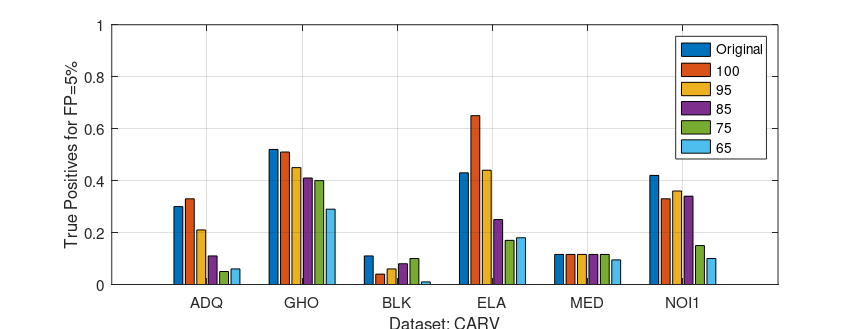
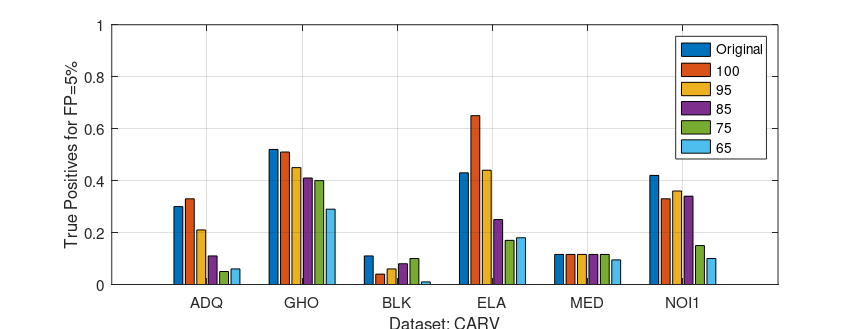
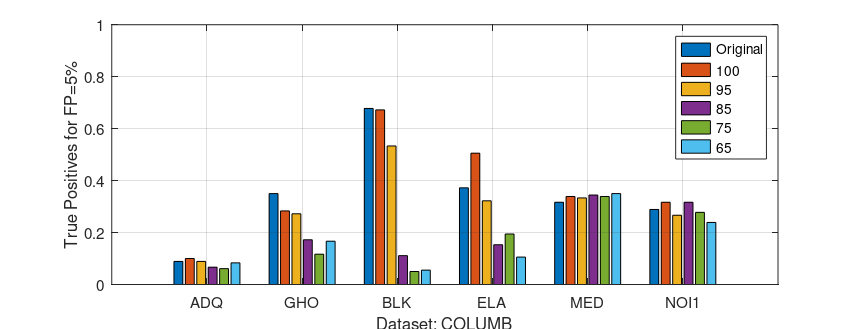
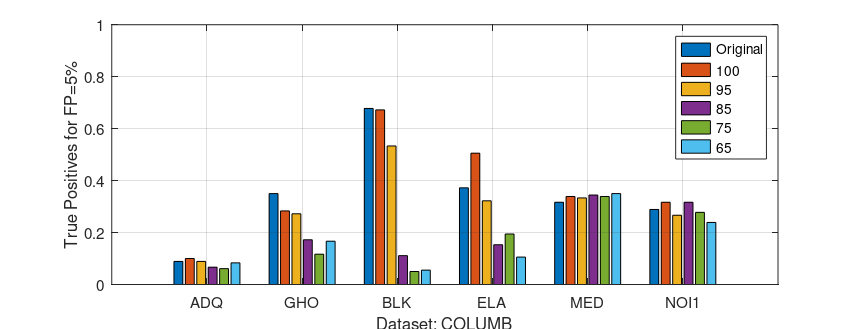

These charts were generated, in order, by the following MATLAB code:
clear all;
close all;

DatasetNames={'CARV';'COLUMB';'CHAL';'FON_REAL'}

AlgorithmNames={'ADQ','ADQ2','CFA1','NADQ','ELA','NOI1', 'GHO', 'DCT', 'NOI2', 'BLK', 'CFA2', 'CFA3', 'MED'};

ColumnNames={'Original','100','95','85','75','65'};

DispAlgs=[1 7 10 5 13 6 ];
load('FP05.mat');



for Dataset=1:4;
    figure(1);
    bar(Output.Value{Dataset,3}(DispAlgs,:));
    axis([0 7 0 1]);
    legend(ColumnNames,'Location','best')
    
    
    xlabel(['Dataset: ' strrep(DatasetNames{Dataset},'_','\_')]);
    ylabel('True Positives for FP=5%');
    %title(['Dataset: ' strrep(DatasetNames{Dataset},'_','\_') ' | Algorithms: JPEG']);
    grid on;
    set(findall(gcf,'-property','FontSize'),'FontSize',12);
    set(gca,'fontsize',11,'XTickLabel',AlgorithmNames(DispAlgs))
    set(gcf,'Position',[220 320 860 330 ]);
    set(gcf,'PaperPositionMode','auto')
    savefig(['Figures/' DatasetNames{Dataset} 'Bar_SM.fig']);
    print(['Figures/' DatasetNames{Dataset} 'Bar_SM.png'],'-dpng','-r1200');
    
end